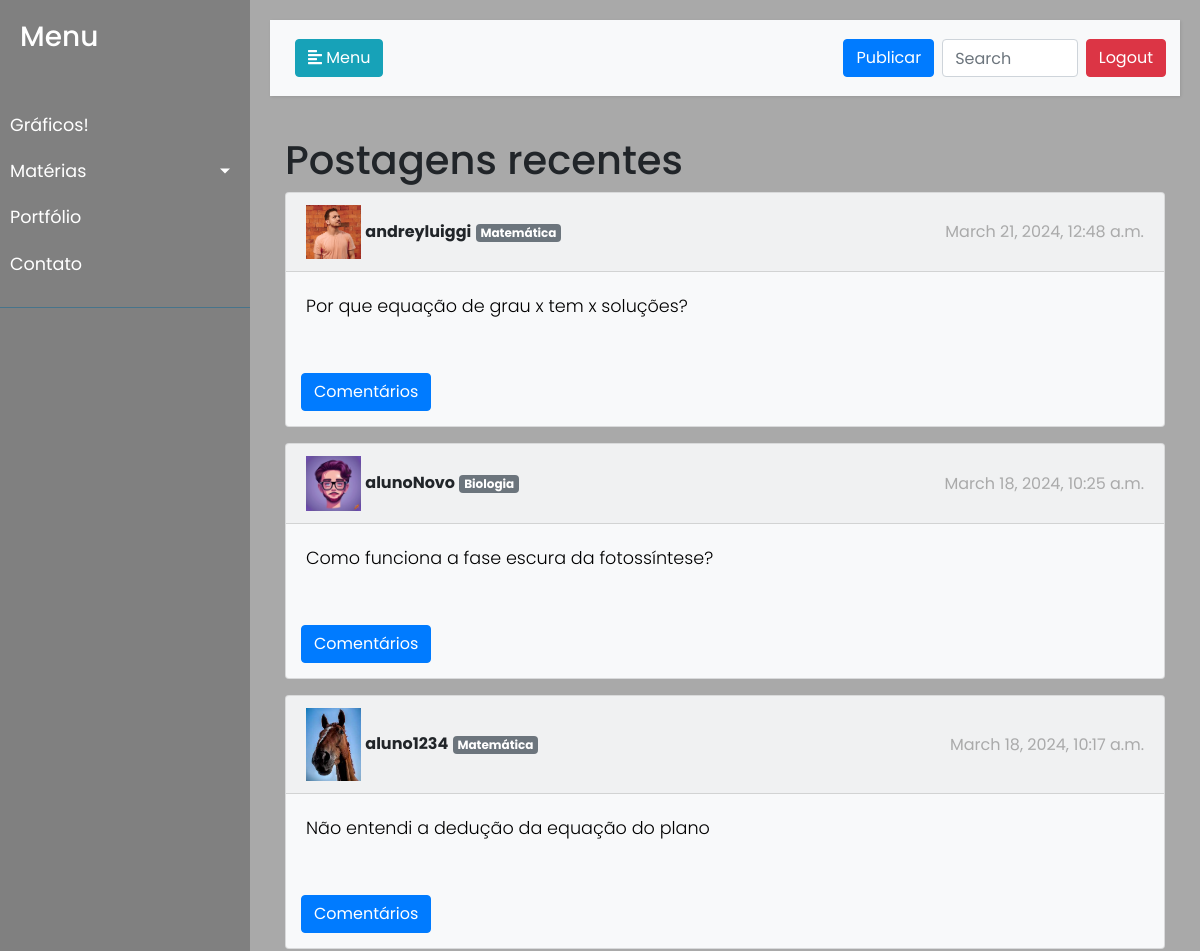
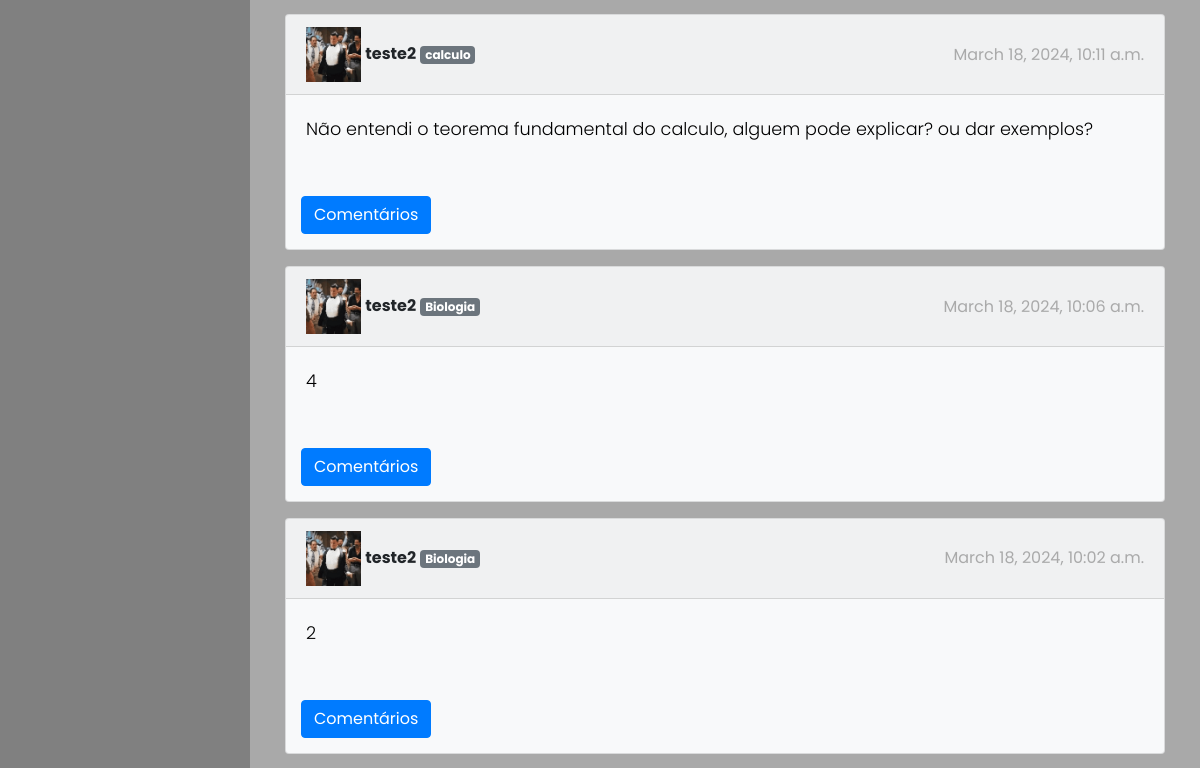
Before: / (upper part) with the older database file (2 pictures, top to bottom).
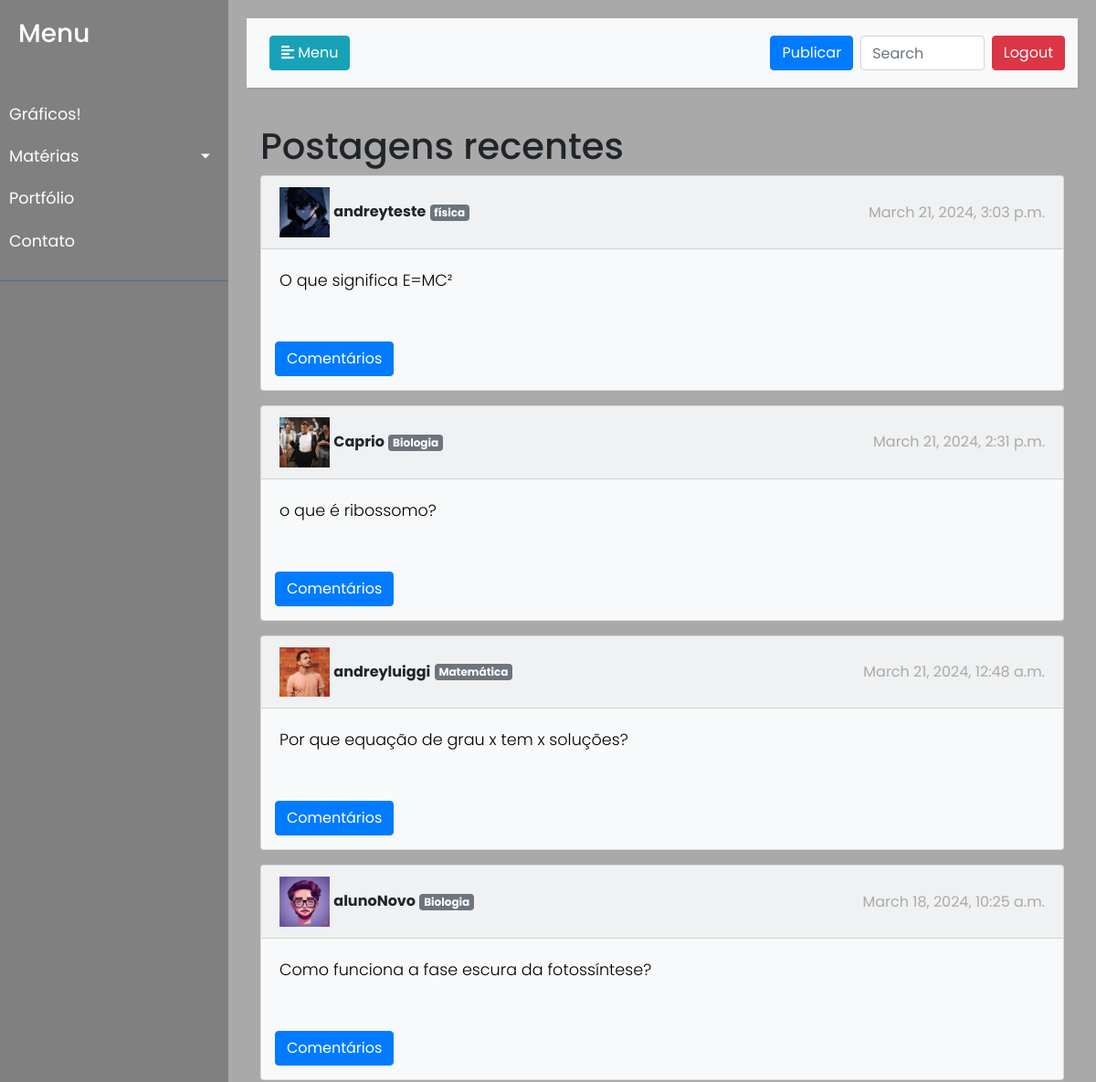
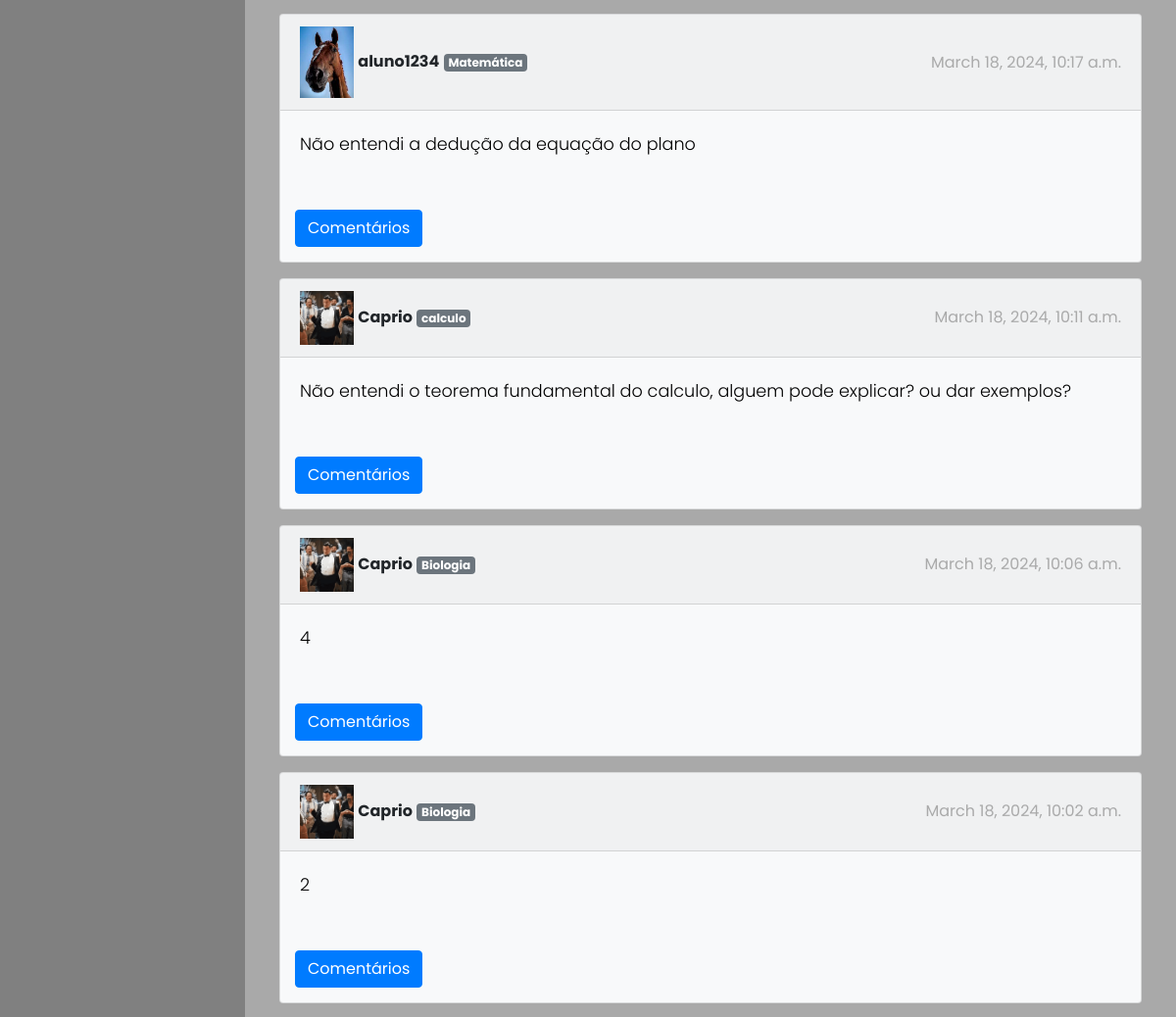
After: the same page with the newer database file (2 pictures, top to bottom).
### usuarios/models.py (models this page shows, shortened)
class Post(models.Model):
    author = models.ForeignKey(User, on_delete=models.CASCADE, related_name='posts')
    content = models.TextField()
    date = models.DateTimeField(default=timezone.now)
    disciplinas = models.ManyToManyField(Disciplina, related_name='posts')

class Pessoa(models.Model):
    user = models.OneToOneField(User, on_delete=models.CASCADE)
    foto_perfil = models.ImageField(upload_to='perfil/', default='usuarios/static/ppic.png')
    qualificacao = models.CharField(max_length=50)
    semestre = models.IntegerField(null=True, blank=True)
    email = models.EmailField(max_length=254, blank=True, null=True)  # Adicione esta linha para o e-mail

class Disciplina(models.Model):
    nome = models.CharField(max_length=100)

### usuarios/views.py (the view)
# urls.py: path('', views.Feed, name='feed'),
def Feed(request):
    pesquisa = request.GET.get('pesquisa', '')
    disciplinas = Disciplina.objects.all()  # Obtém as disciplinas
    if pesquisa:
        posts = Post.objects.filter(content__icontains=pesquisa).order_by('-date')
    else:
        posts = Post.objects.all().order_by('-date')
    context = {
        'posts': posts,
        'disciplinas': disciplinas,
    }
    return render(request, 'feed2.html', context)

### usuarios/templates/feed2.html (shortened to what this page needs)
{% load static %}
<!DOCTYPE html>
<html>
<head>
<link rel="stylesheet" href="https://stackpath.bootstrapcdn.com/bootstrap/4.1.0/css/bootstrap.min.css" >
<link rel='stylesheet' href='https://stackpath.bootstrapcdn.com/bootstrap/4.1.0/css/bootstrap.min.css'>
</head>
<body>
    <div class="wrapper">
        <nav id="sidebar">
            <div class="sidebar-header">
                <h3>Menu</h3>
            </div>
            <ul class="list-unstyled components">
                <li class="active">
                <li>
                    <a href="{% url 'auth:graficos' %}">Gráficos!</a>
                </li>
                <li>
                    <a href="#disciplinasSubmenu" data-toggle="collapse" aria-expanded="false" class="dropdown-toggle">Matérias</a>
                </li>
                <li>
                    <a href="#">Portfólio</a>
                </li>
                <li>
                    <a href="#">Contato</a>
                </li>
            </ul>
        </nav>
        <div id="content">
            <nav class="navbar navbar-expand-lg navbar-light bg-light">
                <div class="container-fluid">
                    <button type="button" id="sidebarCollapse" class="btn btn-info">
                        <i class="fas fa-align-left"></i>
                        <span>Menu</span>
                    </button>
                </div>
                <form class="d-flex" action="{% url 'feed' %}" method="GET">
                    <a href="{% url 'auth:publicate' %}" class="btn btn-primary m-1">Publicar</a>
                    <input class="form-control m-1" type="search" placeholder="Search" aria-label="Search" name="pesquisa">
                    <a href="/auth/logout" class="btn btn-danger m-1">Logout</a>
                </form>
            </nav>
            <main class="container">
                <H1>Postagens recentes</H1>
                {% for post in posts %}
                <div class="card bg-light mb-3">
                    <div class="card-header d-flex justify-content-between align-items-center">
                        <span>
                            <img src="{% if post.author.pessoa.foto_perfil %}{{ post.author.pessoa.foto_perfil.url }}{% else %}{% static 'usuarios/static/ppic.png' %}{% endif %}" alt="Foto de perfil" width="55px">
                            <strong>{{ post.author }}</strong>
                            {% for disciplina in post.disciplinas.all %}
                                <span class="badge badge-secondary">{{ disciplina.nome }}</span>
                            {% endfor %}
                        </span>
                        <span style="color: #808080a1">{{ post.date }}</span>
                    </div>
                    <div class="card-body">
                        <p class="card-text" style="text-align: justify;">{{ post.content }}</p>
                    </div>
                    <div class="row mt-3">
                        <div class="col">
                            <a href="{% url 'auth:exibir_respostas' post.id %}" class="btn btn-primary" style="margin:15px">Comentários</a>
                        </div>
                    </div>
                </div>
                {% endfor %}
            </main>
    </div>
</body>
</html>

Changed rows visible on the page:
added Post: author.foto_perfil (picture), author "andreyteste", date "March 21, 2024, 3:03 p.m.", content "O que significa E=MC²"
added Disciplina: nome "física", shown under "andreyteste"
added Post: author.foto_perfil (picture), author "Caprio", date "March 21, 2024, 2:31 p.m.", content "o que é ribossomo?", Disciplina (nome "Biologia")
changed through a linked row, Post "March 18, 2024, 10:11 a.m.": author "teste2" → "Caprio"
changed through a linked row, Post "March 18, 2024, 10:06 a.m.": author "teste2" → "Caprio"
changed through a linked row, Post "March 18, 2024, 10:02 a.m.": author "teste2" → "Caprio"
